Frame 1 (no input): blank canvas, image omitted
Frame 60 (no input): blank canvas, image omitted
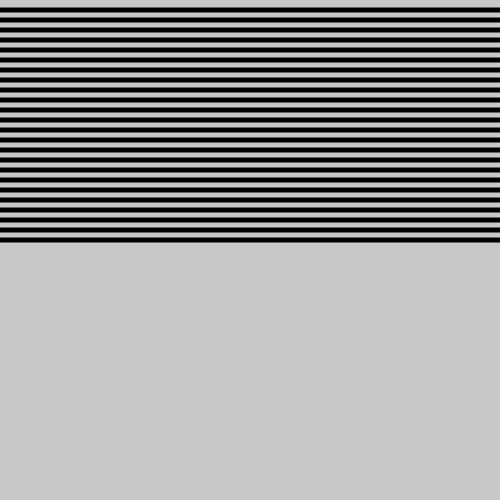
Frame 120 (the mouse pressed at the canvas centre since frame 60)

The p5.js sketch whose frames 1 and 60 were blank and that drew this single picture after the mouse press (run headless with seeded random() and noise() and a simulated clock; from frame 60 on, the mouse is pressed at the canvas centre):

// p5.js sketch
// ── sketch.js
function setup() {
  createCanvas(500,500);
}

function draw() {
  strokeWeight(5);
  background(200);
  
  for (i = 10; i < mouseY; i = i + 10) {
     line(0, i, width, i); 
  }
}
